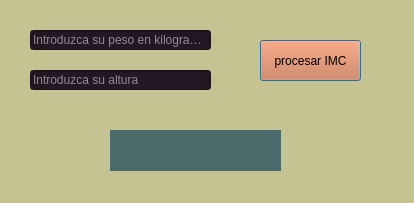
<?xml version="1.0" encoding="UTF-8"?>
<ui version="4.0">
 <class>Dialog</class>
 <widget class="QDialog" name="Dialog">
  <property name="geometry">
   <rect>
    <x>0</x>
    <y>0</y>
    <width>414</width>
    <height>203</height>
   </rect>
  </property>
  <property name="windowTitle">
   <string>Indice de masa corporal</string>
  </property>
  <property name="styleSheet">
   <string notr="true">background-color: rgb(197, 195, 146);</string>
  </property>
  <widget class="QLineEdit" name="txt_peso">
   <property name="geometry">
    <rect>
     <x>30</x>
     <y>30</y>
     <width>181</width>
     <height>20</height>
    </rect>
   </property>
   <property name="palette">
    <palette>
     <active>
      <colorrole role="WindowText">
       <brush brushstyle="SolidPattern">
        <color alpha="255">
         <red>255</red>
         <green>255</green>
         <blue>255</blue>
        </color>
       </brush>
      </colorrole>
      <colorrole role="Button">
       <brush brushstyle="SolidPattern">
        <color alpha="255">
         <red>36</red>
         <green>22</green>
         <blue>35</blue>
        </color>
       </brush>
      </colorrole>
      <colorrole role="Light">
       <brush brushstyle="SolidPattern">
        <color alpha="255">
         <red>255</red>
         <green>255</green>
         <blue>255</blue>
        </color>
       </brush>
      </colorrole>
      <colorrole role="Midlight">
       <brush brushstyle="SolidPattern">
        <color alpha="255">
         <red>255</red>
         <green>255</green>
         <blue>255</blue>
        </color>
       </brush>
      </colorrole>
      <colorrole role="Dark">
       <brush brushstyle="SolidPattern">
        <color alpha="255">
         <red>255</red>
         <green>255</green>
         <blue>255</blue>
        </color>
       </brush>
      </colorrole>
      <colorrole role="Mid">
       <brush brushstyle="SolidPattern">
        <color alpha="255">
         <red>255</red>
         <green>255</green>
         <blue>255</blue>
        </color>
       </brush>
      </colorrole>
      <colorrole role="Text">
       <brush brushstyle="SolidPattern">
        <color alpha="255">
         <red>0</red>
         <green>0</green>
         <blue>0</blue>
        </color>
       </brush>
      </colorrole>
      <colorrole role="ButtonText">
       <brush brushstyle="SolidPattern">
        <color alpha="255">
         <red>255</red>
         <green>255</green>
         <blue>255</blue>
        </color>
       </brush>
      </colorrole>
      <colorrole role="Base">
       <brush brushstyle="SolidPattern">
        <color alpha="255">
         <red>36</red>
         <green>22</green>
         <blue>35</blue>
        </color>
       </brush>
      </colorrole>
      <colorrole role="Window">
       <brush brushstyle="SolidPattern">
        <color alpha="255">
         <red>36</red>
         <green>22</green>
         <blue>35</blue>
        </color>
       </brush>
      </colorrole>
      <colorrole role="Shadow">
       <brush brushstyle="SolidPattern">
        <color alpha="255">
         <red>255</red>
         <green>255</green>
         <blue>255</blue>
        </color>
       </brush>
      </colorrole>
      <colorrole role="Highlight">
       <brush brushstyle="SolidPattern">
        <color alpha="255">
         <red>255</red>
         <green>255</green>
         <blue>255</blue>
        </color>
       </brush>
      </colorrole>
      <colorrole role="HighlightedText">
       <brush brushstyle="SolidPattern">
        <color alpha="255">
         <red>254</red>
         <green>254</green>
         <blue>254</blue>
        </color>
       </brush>
      </colorrole>
      <colorrole role="Link">
       <brush brushstyle="SolidPattern">
        <color alpha="255">
         <red>255</red>
         <green>255</green>
         <blue>255</blue>
        </color>
       </brush>
      </colorrole>
      <colorrole role="LinkVisited">
       <brush brushstyle="SolidPattern">
        <color alpha="255">
         <red>255</red>
         <green>255</green>
         <blue>255</blue>
        </color>
       </brush>
      </colorrole>
      <colorrole role="AlternateBase">
       <brush brushstyle="SolidPattern">
        <color alpha="255">
         <red>255</red>
         <green>255</green>
         <blue>255</blue>
        </color>
       </brush>
      </colorrole>
      <colorrole role="ToolTipBase">
       <brush brushstyle="SolidPattern">
        <color alpha="255">
         <red>255</red>
         <green>255</green>
         <blue>255</blue>
        </color>
       </brush>
      </colorrole>
      <colorrole role="ToolTipText">
       <brush brushstyle="SolidPattern">
        <color alpha="255">
         <red>255</red>
         <green>255</green>
         <blue>255</blue>
        </color>
       </brush>
      </colorrole>
      <colorrole role="PlaceholderText">
       <brush brushstyle="SolidPattern">
        <color alpha="128">
         <red>255</red>
         <green>255</green>
         <blue>255</blue>
        </color>
       </brush>
      </colorrole>
     </active>
     <inactive>
      <colorrole role="WindowText">
       <brush brushstyle="SolidPattern">
        <color alpha="255">
         <red>0</red>
         <green>0</green>
         <blue>0</blue>
        </color>
       </brush>
      </colorrole>
      <colorrole role="Button">
       <brush brushstyle="SolidPattern">
        <color alpha="255">
         <red>36</red>
         <green>22</green>
         <blue>35</blue>
        </color>
       </brush>
      </colorrole>
      <colorrole role="Light">
       <brush brushstyle="SolidPattern">
        <color alpha="255">
         <red>36</red>
         <green>22</green>
         <blue>35</blue>
        </color>
       </brush>
      </colorrole>
      <colorrole role="Midlight">
       <brush brushstyle="SolidPattern">
        <color alpha="255">
         <red>36</red>
         <green>22</green>
         <blue>35</blue>
        </color>
       </brush>
      </colorrole>
      <colorrole role="Dark">
       <brush brushstyle="SolidPattern">
        <color alpha="255">
         <red>160</red>
         <green>160</green>
         <blue>160</blue>
        </color>
       </brush>
      </colorrole>
      <colorrole role="Mid">
       <brush brushstyle="SolidPattern">
        <color alpha="255">
         <red>160</red>
         <green>160</green>
         <blue>160</blue>
        </color>
       </brush>
      </colorrole>
      <colorrole role="Text">
       <brush brushstyle="SolidPattern">
        <color alpha="255">
         <red>255</red>
         <green>255</green>
         <blue>255</blue>
        </color>
       </brush>
      </colorrole>
      <colorrole role="ButtonText">
       <brush brushstyle="SolidPattern">
        <color alpha="255">
         <red>0</red>
         <green>0</green>
         <blue>0</blue>
        </color>
       </brush>
      </colorrole>
      <colorrole role="Base">
       <brush brushstyle="SolidPattern">
        <color alpha="255">
         <red>36</red>
         <green>22</green>
         <blue>35</blue>
        </color>
       </brush>
      </colorrole>
      <colorrole role="Window">
       <brush brushstyle="SolidPattern">
        <color alpha="255">
         <red>36</red>
         <green>22</green>
         <blue>35</blue>
        </color>
       </brush>
      </colorrole>
      <colorrole role="Shadow">
       <brush brushstyle="SolidPattern">
        <color alpha="255">
         <red>105</red>
         <green>105</green>
         <blue>105</blue>
        </color>
       </brush>
      </colorrole>
      <colorrole role="Highlight">
       <brush brushstyle="SolidPattern">
        <color alpha="255">
         <red>240</red>
         <green>240</green>
         <blue>240</blue>
        </color>
       </brush>
      </colorrole>
      <colorrole role="HighlightedText">
       <brush brushstyle="SolidPattern">
        <color alpha="255">
         <red>254</red>
         <green>254</green>
         <blue>254</blue>
        </color>
       </brush>
      </colorrole>
      <colorrole role="Link">
       <brush brushstyle="SolidPattern">
        <color alpha="255">
         <red>0</red>
         <green>0</green>
         <blue>255</blue>
        </color>
       </brush>
      </colorrole>
      <colorrole role="LinkVisited">
       <brush brushstyle="SolidPattern">
        <color alpha="255">
         <red>255</red>
         <green>0</green>
         <blue>255</blue>
        </color>
       </brush>
      </colorrole>
      <colorrole role="AlternateBase">
       <brush brushstyle="SolidPattern">
        <color alpha="255">
         <red>246</red>
         <green>246</green>
         <blue>246</blue>
        </color>
       </brush>
      </colorrole>
      <colorrole role="ToolTipBase">
       <brush brushstyle="SolidPattern">
        <color alpha="255">
         <red>255</red>
         <green>255</green>
         <blue>220</blue>
        </color>
       </brush>
      </colorrole>
      <colorrole role="ToolTipText">
       <brush brushstyle="SolidPattern">
        <color alpha="255">
         <red>0</red>
         <green>0</green>
         <blue>0</blue>
        </color>
       </brush>
      </colorrole>
      <colorrole role="PlaceholderText">
       <brush brushstyle="SolidPattern">
        <color alpha="128">
         <red>255</red>
         <green>255</green>
         <blue>255</blue>
        </color>
       </brush>
      </colorrole>
     </inactive>
     <disabled>
      <colorrole role="WindowText">
       <brush brushstyle="SolidPattern">
        <color alpha="255">
         <red>120</red>
         <green>120</green>
         <blue>120</blue>
        </color>
       </brush>
      </colorrole>
      <colorrole role="Button">
       <brush brushstyle="SolidPattern">
        <color alpha="255">
         <red>36</red>
         <green>22</green>
         <blue>35</blue>
        </color>
       </brush>
      </colorrole>
      <colorrole role="Light">
       <brush brushstyle="SolidPattern">
        <color alpha="255">
         <red>36</red>
         <green>22</green>
         <blue>35</blue>
        </color>
       </brush>
      </colorrole>
      <colorrole role="Midlight">
       <brush brushstyle="SolidPattern">
        <color alpha="255">
         <red>36</red>
         <green>22</green>
         <blue>35</blue>
        </color>
       </brush>
      </colorrole>
      <colorrole role="Dark">
       <brush brushstyle="SolidPattern">
        <color alpha="255">
         <red>160</red>
         <green>160</green>
         <blue>160</blue>
        </color>
       </brush>
      </colorrole>
      <colorrole role="Mid">
       <brush brushstyle="SolidPattern">
        <color alpha="255">
         <red>160</red>
         <green>160</green>
         <blue>160</blue>
        </color>
       </brush>
      </colorrole>
      <colorrole role="Text">
       <brush brushstyle="SolidPattern">
        <color alpha="255">
         <red>120</red>
         <green>120</green>
         <blue>120</blue>
        </color>
       </brush>
      </colorrole>
      <colorrole role="ButtonText">
       <brush brushstyle="SolidPattern">
        <color alpha="255">
         <red>120</red>
         <green>120</green>
         <blue>120</blue>
        </color>
       </brush>
      </colorrole>
      <colorrole role="Base">
       <brush brushstyle="SolidPattern">
        <color alpha="255">
         <red>36</red>
         <green>22</green>
         <blue>35</blue>
        </color>
       </brush>
      </colorrole>
      <colorrole role="Window">
       <brush brushstyle="SolidPattern">
        <color alpha="255">
         <red>36</red>
         <green>22</green>
         <blue>35</blue>
        </color>
       </brush>
      </colorrole>
      <colorrole role="Shadow">
       <brush brushstyle="SolidPattern">
        <color alpha="255">
         <red>0</red>
         <green>0</green>
         <blue>0</blue>
        </color>
       </brush>
      </colorrole>
      <colorrole role="Highlight">
       <brush brushstyle="SolidPattern">
        <color alpha="255">
         <red>0</red>
         <green>120</green>
         <blue>215</blue>
        </color>
       </brush>
      </colorrole>
      <colorrole role="HighlightedText">
       <brush brushstyle="SolidPattern">
        <color alpha="255">
         <red>254</red>
         <green>254</green>
         <blue>254</blue>
        </color>
       </brush>
      </colorrole>
      <colorrole role="Link">
       <brush brushstyle="SolidPattern">
        <color alpha="255">
         <red>0</red>
         <green>0</green>
         <blue>255</blue>
        </color>
       </brush>
      </colorrole>
      <colorrole role="LinkVisited">
       <brush brushstyle="SolidPattern">
        <color alpha="255">
         <red>255</red>
         <green>0</green>
         <blue>255</blue>
        </color>
       </brush>
      </colorrole>
      <colorrole role="AlternateBase">
       <brush brushstyle="SolidPattern">
        <color alpha="255">
         <red>246</red>
         <green>246</green>
         <blue>246</blue>
        </color>
       </brush>
      </colorrole>
      <colorrole role="ToolTipBase">
       <brush brushstyle="SolidPattern">
        <color alpha="255">
         <red>255</red>
         <green>255</green>
         <blue>220</blue>
        </color>
       </brush>
      </colorrole>
      <colorrole role="ToolTipText">
       <brush brushstyle="SolidPattern">
        <color alpha="255">
         <red>0</red>
         <green>0</green>
         <blue>0</blue>
        </color>
       </brush>
      </colorrole>
      <colorrole role="PlaceholderText">
       <brush brushstyle="SolidPattern">
        <color alpha="128">
         <red>0</red>
         <green>0</green>
         <blue>0</blue>
        </color>
       </brush>
      </colorrole>
     </disabled>
    </palette>
   </property>
   <property name="styleSheet">
    <string notr="true">background-color: rgb(36, 22, 35);</string>
   </property>
   <property name="placeholderText">
    <string>Introduzca su peso en kilogramos</string>
   </property>
  </widget>
  <widget class="QPushButton" name="btn_calcular">
   <property name="geometry">
    <rect>
     <x>260</x>
     <y>40</y>
     <width>101</width>
     <height>41</height>
    </rect>
   </property>
   <property name="palette">
    <palette>
     <active>
      <colorrole role="Button">
       <brush brushstyle="SolidPattern">
        <color alpha="255">
         <red>213</red>
         <green>111</green>
         <blue>61</blue>
        </color>
       </brush>
      </colorrole>
      <colorrole role="Text">
       <brush brushstyle="SolidPattern">
        <color alpha="255">
         <red>36</red>
         <green>22</green>
         <blue>35</blue>
        </color>
       </brush>
      </colorrole>
      <colorrole role="Base">
       <brush brushstyle="SolidPattern">
        <color alpha="255">
         <red>213</red>
         <green>111</green>
         <blue>61</blue>
        </color>
       </brush>
      </colorrole>
      <colorrole role="Window">
       <brush brushstyle="SolidPattern">
        <color alpha="255">
         <red>213</red>
         <green>111</green>
         <blue>61</blue>
        </color>
       </brush>
      </colorrole>
      <colorrole role="PlaceholderText">
       <brush brushstyle="SolidPattern">
        <color alpha="128">
         <red>36</red>
         <green>22</green>
         <blue>35</blue>
        </color>
       </brush>
      </colorrole>
     </active>
     <inactive>
      <colorrole role="Button">
       <brush brushstyle="SolidPattern">
        <color alpha="255">
         <red>213</red>
         <green>111</green>
         <blue>61</blue>
        </color>
       </brush>
      </colorrole>
      <colorrole role="Text">
       <brush brushstyle="SolidPattern">
        <color alpha="255">
         <red>36</red>
         <green>22</green>
         <blue>35</blue>
        </color>
       </brush>
      </colorrole>
      <colorrole role="Base">
       <brush brushstyle="SolidPattern">
        <color alpha="255">
         <red>213</red>
         <green>111</green>
         <blue>61</blue>
        </color>
       </brush>
      </colorrole>
      <colorrole role="Window">
       <brush brushstyle="SolidPattern">
        <color alpha="255">
         <red>213</red>
         <green>111</green>
         <blue>61</blue>
        </color>
       </brush>
      </colorrole>
      <colorrole role="PlaceholderText">
       <brush brushstyle="SolidPattern">
        <color alpha="128">
         <red>36</red>
         <green>22</green>
         <blue>35</blue>
        </color>
       </brush>
      </colorrole>
     </inactive>
     <disabled>
      <colorrole role="Button">
       <brush brushstyle="SolidPattern">
        <color alpha="255">
         <red>213</red>
         <green>111</green>
         <blue>61</blue>
        </color>
       </brush>
      </colorrole>
      <colorrole role="Text">
       <brush brushstyle="SolidPattern">
        <color alpha="255">
         <red>120</red>
         <green>120</green>
         <blue>120</blue>
        </color>
       </brush>
      </colorrole>
      <colorrole role="Base">
       <brush brushstyle="SolidPattern">
        <color alpha="255">
         <red>213</red>
         <green>111</green>
         <blue>61</blue>
        </color>
       </brush>
      </colorrole>
      <colorrole role="Window">
       <brush brushstyle="SolidPattern">
        <color alpha="255">
         <red>213</red>
         <green>111</green>
         <blue>61</blue>
        </color>
       </brush>
      </colorrole>
      <colorrole role="PlaceholderText">
       <brush brushstyle="SolidPattern">
        <color alpha="128">
         <red>0</red>
         <green>0</green>
         <blue>0</blue>
        </color>
       </brush>
      </colorrole>
     </disabled>
    </palette>
   </property>
   <property name="styleSheet">
    <string notr="true">
background-color: rgb(213, 111, 61);</string>
   </property>
   <property name="text">
    <string>procesar IMC</string>
   </property>
  </widget>
  <widget class="QLineEdit" name="txt_altura">
   <property name="geometry">
    <rect>
     <x>30</x>
     <y>70</y>
     <width>181</width>
     <height>20</height>
    </rect>
   </property>
   <property name="palette">
    <palette>
     <active>
      <colorrole role="WindowText">
       <brush brushstyle="SolidPattern">
        <color alpha="255">
         <red>255</red>
         <green>255</green>
         <blue>255</blue>
        </color>
       </brush>
      </colorrole>
      <colorrole role="Button">
       <brush brushstyle="SolidPattern">
        <color alpha="255">
         <red>36</red>
         <green>22</green>
         <blue>35</blue>
        </color>
       </brush>
      </colorrole>
      <colorrole role="Light">
       <brush brushstyle="SolidPattern">
        <color alpha="255">
         <red>255</red>
         <green>255</green>
         <blue>255</blue>
        </color>
       </brush>
      </colorrole>
      <colorrole role="Midlight">
       <brush brushstyle="SolidPattern">
        <color alpha="255">
         <red>255</red>
         <green>255</green>
         <blue>255</blue>
        </color>
       </brush>
      </colorrole>
      <colorrole role="Dark">
       <brush brushstyle="SolidPattern">
        <color alpha="255">
         <red>255</red>
         <green>255</green>
         <blue>255</blue>
        </color>
       </brush>
      </colorrole>
      <colorrole role="Mid">
       <brush brushstyle="SolidPattern">
        <color alpha="255">
         <red>255</red>
         <green>255</green>
         <blue>255</blue>
        </color>
       </brush>
      </colorrole>
      <colorrole role="Text">
       <brush brushstyle="SolidPattern">
        <color alpha="255">
         <red>0</red>
         <green>0</green>
         <blue>0</blue>
        </color>
       </brush>
      </colorrole>
      <colorrole role="ButtonText">
       <brush brushstyle="SolidPattern">
        <color alpha="255">
         <red>255</red>
         <green>255</green>
         <blue>255</blue>
        </color>
       </brush>
      </colorrole>
      <colorrole role="Base">
       <brush brushstyle="SolidPattern">
        <color alpha="255">
         <red>36</red>
         <green>22</green>
         <blue>35</blue>
        </color>
       </brush>
      </colorrole>
      <colorrole role="Window">
       <brush brushstyle="SolidPattern">
        <color alpha="255">
         <red>36</red>
         <green>22</green>
         <blue>35</blue>
        </color>
       </brush>
      </colorrole>
      <colorrole role="Shadow">
       <brush brushstyle="SolidPattern">
        <color alpha="255">
         <red>255</red>
         <green>255</green>
         <blue>255</blue>
        </color>
       </brush>
      </colorrole>
      <colorrole role="Highlight">
       <brush brushstyle="SolidPattern">
        <color alpha="255">
         <red>255</red>
         <green>255</green>
         <blue>255</blue>
        </color>
       </brush>
      </colorrole>
      <colorrole role="HighlightedText">
       <brush brushstyle="SolidPattern">
        <color alpha="255">
         <red>254</red>
         <green>254</green>
         <blue>254</blue>
        </color>
       </brush>
      </colorrole>
      <colorrole role="Link">
       <brush brushstyle="SolidPattern">
        <color alpha="255">
         <red>255</red>
         <green>255</green>
         <blue>255</blue>
        </color>
       </brush>
      </colorrole>
      <colorrole role="LinkVisited">
       <brush brushstyle="SolidPattern">
        <color alpha="255">
         <red>255</red>
         <green>255</green>
         <blue>255</blue>
        </color>
       </brush>
      </colorrole>
      <colorrole role="AlternateBase">
       <brush brushstyle="SolidPattern">
        <color alpha="255">
         <red>255</red>
         <green>255</green>
         <blue>255</blue>
        </color>
       </brush>
      </colorrole>
      <colorrole role="ToolTipBase">
       <brush brushstyle="SolidPattern">
        <color alpha="255">
         <red>255</red>
         <green>255</green>
         <blue>255</blue>
        </color>
       </brush>
      </colorrole>
      <colorrole role="ToolTipText">
       <brush brushstyle="SolidPattern">
        <color alpha="255">
         <red>255</red>
         <green>255</green>
         <blue>255</blue>
        </color>
       </brush>
      </colorrole>
      <colorrole role="PlaceholderText">
       <brush brushstyle="SolidPattern">
        <color alpha="128">
         <red>255</red>
         <green>255</green>
         <blue>255</blue>
        </color>
       </brush>
      </colorrole>
     </active>
     <inactive>
      <colorrole role="WindowText">
       <brush brushstyle="SolidPattern">
        <color alpha="255">
         <red>0</red>
         <green>0</green>
         <blue>0</blue>
        </color>
       </brush>
      </colorrole>
      <colorrole role="Button">
       <brush brushstyle="SolidPattern">
        <color alpha="255">
         <red>36</red>
         <green>22</green>
         <blue>35</blue>
        </color>
       </brush>
      </colorrole>
      <colorrole role="Light">
       <brush brushstyle="SolidPattern">
        <color alpha="255">
         <red>36</red>
         <green>22</green>
         <blue>35</blue>
        </color>
       </brush>
      </colorrole>
      <colorrole role="Midlight">
       <brush brushstyle="SolidPattern">
        <color alpha="255">
         <red>36</red>
         <green>22</green>
         <blue>35</blue>
        </color>
       </brush>
      </colorrole>
      <colorrole role="Dark">
       <brush brushstyle="SolidPattern">
        <color alpha="255">
         <red>160</red>
         <green>160</green>
         <blue>160</blue>
        </color>
       </brush>
      </colorrole>
      <colorrole role="Mid">
       <brush brushstyle="SolidPattern">
        <color alpha="255">
         <red>160</red>
         <green>160</green>
         <blue>160</blue>
        </color>
       </brush>
      </colorrole>
      <colorrole role="Text">
       <brush brushstyle="SolidPattern">
        <color alpha="255">
         <red>255</red>
         <green>255</green>
         <blue>255</blue>
        </color>
       </brush>
      </colorrole>
      <colorrole role="ButtonText">
       <brush brushstyle="SolidPattern">
        <color alpha="255">
         <red>0</red>
         <green>0</green>
         <blue>0</blue>
        </color>
       </brush>
      </colorrole>
      <colorrole role="Base">
       <brush brushstyle="SolidPattern">
        <color alpha="255">
         <red>36</red>
         <green>22</green>
         <blue>35</blue>
        </color>
       </brush>
      </colorrole>
      <colorrole role="Window">
       <brush brushstyle="SolidPattern">
        <color alpha="255">
         <red>36</red>
         <green>22</green>
         <blue>35</blue>
        </color>
       </brush>
      </colorrole>
      <colorrole role="Shadow">
       <brush brushstyle="SolidPattern">
        <color alpha="255">
         <red>105</red>
         <green>105</green>
         <blue>105</blue>
        </color>
       </brush>
      </colorrole>
      <colorrole role="Highlight">
       <brush brushstyle="SolidPattern">
        <color alpha="255">
         <red>240</red>
         <green>240</green>
         <blue>240</blue>
        </color>
       </brush>
      </colorrole>
      <colorrole role="HighlightedText">
       <brush brushstyle="SolidPattern">
        <color alpha="255">
         <red>254</red>
         <green>254</green>
         <blue>254</blue>
        </color>
       </brush>
      </colorrole>
      <colorrole role="Link">
       <brush brushstyle="SolidPattern">
        <color alpha="255">
         <red>0</red>
         <green>0</green>
         <blue>255</blue>
        </color>
       </brush>
      </colorrole>
      <colorrole role="LinkVisited">
       <brush brushstyle="SolidPattern">
        <color alpha="255">
         <red>255</red>
         <green>0</green>
         <blue>255</blue>
        </color>
       </brush>
      </colorrole>
      <colorrole role="AlternateBase">
       <brush brushstyle="SolidPattern">
        <color alpha="255">
         <red>246</red>
         <green>246</green>
         <blue>246</blue>
        </color>
       </brush>
      </colorrole>
      <colorrole role="ToolTipBase">
       <brush brushstyle="SolidPattern">
        <color alpha="255">
         <red>255</red>
         <green>255</green>
         <blue>220</blue>
        </color>
       </brush>
      </colorrole>
      <colorrole role="ToolTipText">
       <brush brushstyle="SolidPattern">
        <color alpha="255">
         <red>0</red>
         <green>0</green>
         <blue>0</blue>
        </color>
       </brush>
      </colorrole>
      <colorrole role="PlaceholderText">
       <brush brushstyle="SolidPattern">
        <color alpha="128">
         <red>255</red>
         <green>255</green>
         <blue>255</blue>
        </color>
       </brush>
      </colorrole>
     </inactive>
     <disabled>
      <colorrole role="WindowText">
       <brush brushstyle="SolidPattern">
        <color alpha="255">
         <red>120</red>
         <green>120</green>
         <blue>120</blue>
        </color>
       </brush>
      </colorrole>
      <colorrole role="Button">
       <brush brushstyle="SolidPattern">
        <color alpha="255">
         <red>36</red>
         <green>22</green>
         <blue>35</blue>
        </color>
       </brush>
      </colorrole>
      <colorrole role="Light">
       <brush brushstyle="SolidPattern">
        <color alpha="255">
         <red>36</red>
         <green>22</green>
         <blue>35</blue>
        </color>
       </brush>
      </colorrole>
      <colorrole role="Midlight">
       <brush brushstyle="SolidPattern">
        <color alpha="255">
         <red>36</red>
         <green>22</green>
         <blue>35</blue>
        </color>
       </brush>
      </colorrole>
      <colorrole role="Dark">
       <brush brushstyle="SolidPattern">
        <color alpha="255">
         <red>160</red>
         <green>160</green>
         <blue>160</blue>
        </color>
       </brush>
      </colorrole>
      <colorrole role="Mid">
       <brush brushstyle="SolidPattern">
        <color alpha="255">
         <red>160</red>
         <green>160</green>
         <blue>160</blue>
        </color>
       </brush>
      </colorrole>
      <colorrole role="Text">
       <brush brushstyle="SolidPattern">
        <color alpha="255">
         <red>120</red>
         <green>120</green>
         <blue>120</blue>
        </color>
       </brush>
      </colorrole>
      <colorrole role="ButtonText">
       <brush brushstyle="SolidPattern">
        <color alpha="255">
         <red>120</red>
         <green>120</green>
         <blue>120</blue>
        </color>
       </brush>
      </colorrole>
      <colorrole role="Base">
       <brush brushstyle="SolidPattern">
        <color alpha="255">
         <red>36</red>
         <green>22</green>
         <blue>35</blue>
        </color>
       </brush>
      </colorrole>
      <colorrole role="Window">
       <brush brushstyle="SolidPattern">
        <color alpha="255">
         <red>36</red>
         <green>22</green>
         <blue>35</blue>
        </color>
       </brush>
      </colorrole>
      <colorrole role="Shadow">
       <brush brushstyle="SolidPattern">
        <color alpha="255">
         <red>0</red>
         <green>0</green>
         <blue>0</blue>
        </color>
       </brush>
      </colorrole>
      <colorrole role="Highlight">
       <brush brushstyle="SolidPattern">
        <color alpha="255">
         <red>0</red>
         <green>120</green>
         <blue>215</blue>
        </color>
       </brush>
      </colorrole>
      <colorrole role="HighlightedText">
       <brush brushstyle="SolidPattern">
        <color alpha="255">
         <red>254</red>
         <green>254</green>
         <blue>254</blue>
        </color>
       </brush>
      </colorrole>
      <colorrole role="Link">
       <brush brushstyle="SolidPattern">
        <color alpha="255">
         <red>0</red>
         <green>0</green>
         <blue>255</blue>
        </color>
       </brush>
      </colorrole>
      <colorrole role="LinkVisited">
       <brush brushstyle="SolidPattern">
        <color alpha="255">
         <red>255</red>
         <green>0</green>
         <blue>255</blue>
        </color>
       </brush>
      </colorrole>
      <colorrole role="AlternateBase">
       <brush brushstyle="SolidPattern">
        <color alpha="255">
         <red>246</red>
         <green>246</green>
         <blue>246</blue>
        </color>
       </brush>
      </colorrole>
      <colorrole role="ToolTipBase">
       <brush brushstyle="SolidPattern">
        <color alpha="255">
         <red>255</red>
         <green>255</green>
         <blue>220</blue>
        </color>
       </brush>
      </colorrole>
      <colorrole role="ToolTipText">
       <brush brushstyle="SolidPattern">
        <color alpha="255">
         <red>0</red>
         <green>0</green>
         <blue>0</blue>
        </color>
       </brush>
      </colorrole>
      <colorrole role="PlaceholderText">
       <brush brushstyle="SolidPattern">
        <color alpha="128">
         <red>0</red>
         <green>0</green>
         <blue>0</blue>
        </color>
       </brush>
      </colorrole>
     </disabled>
    </palette>
   </property>
   <property name="styleSheet">
    <string notr="true">background-color: rgb(36, 22, 35);</string>
   </property>
   <property name="placeholderText">
    <string>Introduzca su altura</string>
   </property>
  </widget>
  <widget class="QLabel" name="txt_resultado">
   <property name="geometry">
    <rect>
     <x>110</x>
     <y>130</y>
     <width>171</width>
     <height>41</height>
    </rect>
   </property>
   <property name="styleSheet">
    <string notr="true">background-color: rgb(77, 106, 109);
font: 8pt &quot;MS Shell Dlg 2&quot;;</string>
   </property>
   <property name="text">
    <string/>
   </property>
  </widget>
 </widget>
 <resources/>
 <connections/>
</ui>
